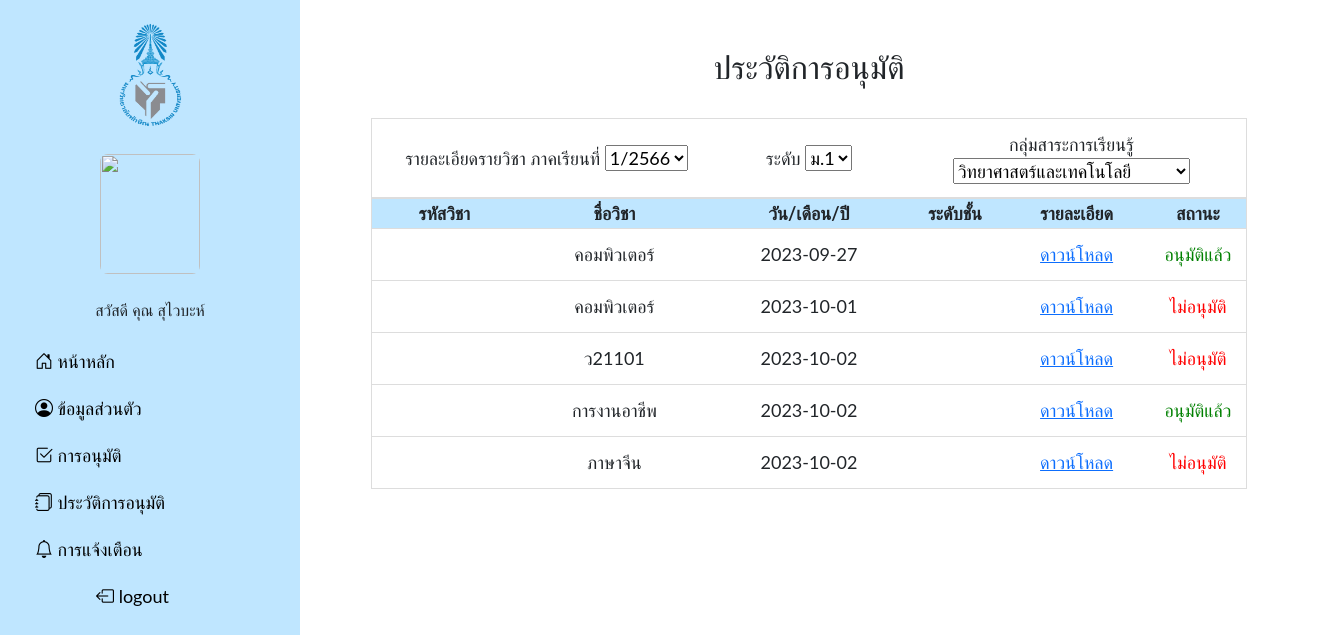
Before: /e_history.php (signed in) with the older database file.
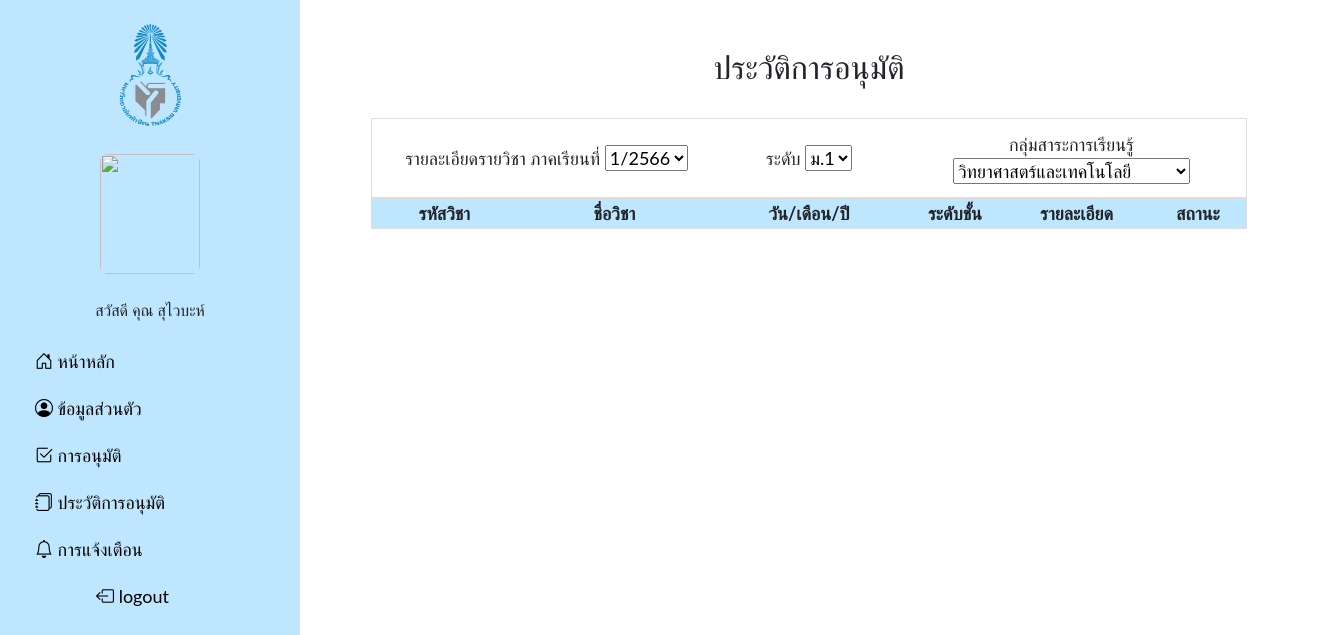
After: the same page with the newer database file.
### tables this page shows
CREATE TABLE `tbl_pdf` (
  `tbl_id` int(10) UNSIGNED NOT NULL,
  `subject_id` int(5) NOT NULL,
  `doc_name` varchar(200) NOT NULL COMMENT 'ชื่อวิชา',
  `doc_file` text NOT NULL COMMENT 'ชื่อไฟล์เอกสาร',
  `date` date NOT NULL DEFAULT current_timestamp() COMMENT 'วันที่เพิ่มเอกสาร',
  `course_id` varchar(6) NOT NULL COMMENT 'รหัสวิชา',
  `class_id` varchar(3) NOT NULL COMMENT 'ระดับชั้น',
  `status` varchar(1) NOT NULL,
  `department_id` int(11) NOT NULL,
  `text` text DEFAULT NULL,
  `file` varchar(100) DEFAULT NULL
);

### e_history.php (the view, shortened to what this page needs)
<!DOCTYPE html>
<html lang="en">
<head>
    <?php require_once('import_header.php'); ?>
</head>
<?php include('navbar/exebar.php'); ?>
<body>
    <div class="container">
        <div class="main">
            <center>
                <br><br>
                <h2>ประวัติการอนุมัติ</h2><br>
                <table id="myTable">
                    <tr>
                        <td width=40%>
                            <label>รายละเอียดรายวิชา ภาคเรียนที่</label>
                            <select name="term" id="term" onchange="Tsubmit();">
                                <option value="1/2566" selected>1/2566</option>
                            </select>
                        </td>
                        <td width=20%>
                            <label>ระดับ</label>
                            <select name="degree" id="degree" onChange="changeList(this.value);Tsubmit();">
                                <option value="ม.1" selected='selected'>ม.1</option>
                            </select>
                        </td>
                        <td width=40%>
                            <label>กลุ่มสาระการเรียนรู้</label>
                            <select name="กลุ่มสาระการเรียนรู้" id="กลุ่มสาระการเรียนรู้">
                                <?php
                                require_once 'connect.php';
                                $stmt = $conn->prepare("SELECT* FROM department");
                                $stmt->execute();
                                $result = $stmt->fetchAll();
                                foreach ($result as $row) {
                                ?>
                                    <option value="<?php echo $row['department_id'] ?>"> <?php echo $row['d_name'] ?></option>
                                <?php } ?>
                            </select>
                        </td>
                    </tr>
                </table>
                <table id="myTable">
                    <tr class="header">
                        <th width="15%">รหัสวิชา</th>
                        <th width="20%">ชื่อวิชา</th>
                        <th width="20%">วัน/เดือน/ปี</th>
                        <th width="10%">ระดับชั้น</th>
                        <th width="15%">รายละเอียด</th>
                        <th width="10%">สถานะ</th>
                    </tr>
                    <?php
                    require_once 'connect.php';
                    $stmt = $conn->prepare("SELECT tbl_pdf.* , subjects.s_name, coursecode.code_id FROM `tbl_pdf`
                        LEFT JOIN subjects ON tbl_pdf.subject_id = subjects.subject_id
                        LEFT JOIN coursecode ON tbl_pdf.course_id = coursecode.course_id");
                    $stmt->execute();
                    $result = $stmt->fetchAll();
                    foreach ($result as $row) {
                        if ($row['status'] == 3 || $row['status'] == 5) {
                    ?>
                            <tr>
                                <td><?= $row['code_id'] ?></td>
                                <td><?= $row['doc_name'] ?></td>
                                <td><?= $row['date'] ?></td>
                                <td><?= $row['class_id'] ?></td>
                                <td><a href="downloads/<?php echo $row['doc_file']; ?>" target="_blank">ดาวน์โหลด</a></td>
                                <td><?php
                                    if ($row['status'] == 3) {
                                        echo '<span class="green-text">อนุมัติแล้ว</span>';
                                    } elseif ($row['status'] == 5) {
                                        echo '<span class="red-text">ไม่อนุมัติ</span>';
                                    } else {
                                        echo "<?= $row[class_id] ?>";
                                    }
                                    ?></td>
                            </tr>
                    <?php
                        }
                    }
                    ?>
                </table>
            </center>
        </div>
    </div>
</body>
</html>

Changed rows visible on the page:
removed tbl_pdf: doc_name "คอมพิวเตอร์", date "2023-09-27", status "อนุมัติแล้ว"
removed tbl_pdf: doc_name "คอมพิวเตอร์", date "2023-10-01", status "ไม่อนุมัติ"
removed tbl_pdf: doc_name "ว21101", date "2023-10-02", status "ไม่อนุมัติ"
removed tbl_pdf: doc_name "การงานอาชีพ", date "2023-10-02", status "อนุมัติแล้ว"
removed tbl_pdf: doc_name "ภาษาจีน", date "2023-10-02", status "ไม่อนุมัติ"
